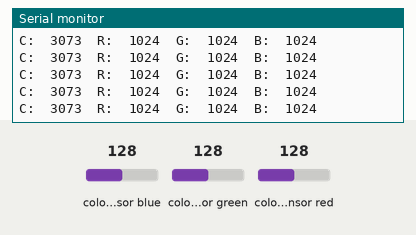
Recording of a sketch running on a simulated Arduino Uno, built with avr-gcc and run on an emulated ATmega328P. On the bench: the last lines printed to the serial monitor. Inputs (shaded band) come from the test bench; at power-on: colour sensor blue 128, colour sensor green 128, colour sensor red 128.

Above: at 1.2 s.
1.3 s: colour sensor blue set to 5
At 1.45 s:
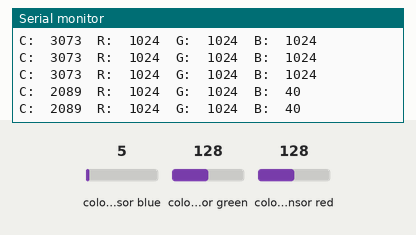
2.8 s: colour sensor green set to 5
At 2.89 s:
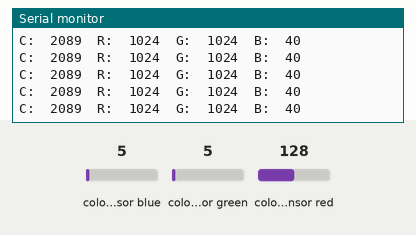
5.8 s: colour sensor red set to 64
At 5.89 s:
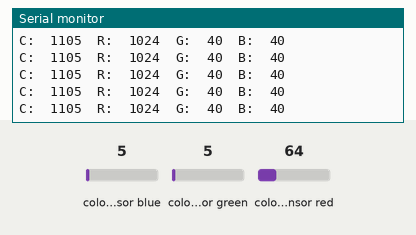
8.8 s: colour sensor blue set to 64
At 8.89 s:
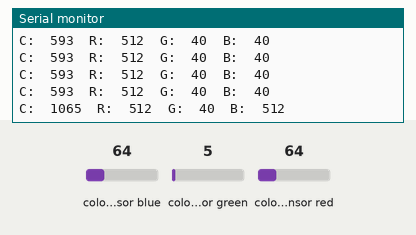
Timing chart, 0 to 11.8 s (numbered marks = the images above; inputs shaded):
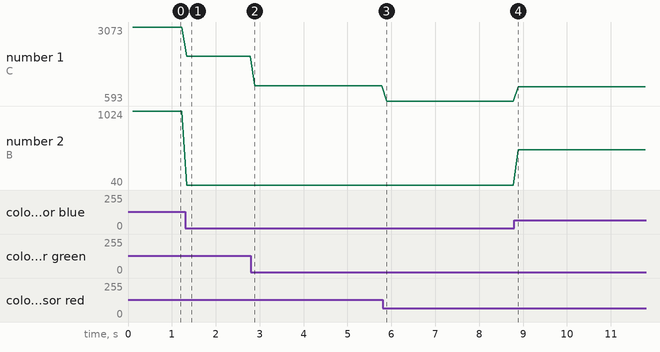

Measured:
- after the input at 1.3 s, the serial monitor: prints a new line at once (image 1)
- after the input at 8.8 s, the serial monitor: prints a new line after 0.09 s (image 4)
- plotted number 1: 3073 → 2089 after the input at 1.3 s, 2089 → 1105 after the input at 2.8 s, 1105 → 593 after the input at 5.8 s, 593 → 1065 after the input at 8.8 s
- plotted number 2: 1024 → 40 after the input at 1.3 s

The sketch:

RGB_Sensor_demo.ino
```cpp
#include <Wire.h>
#include "Adafruit_TCS34725.h"

Adafruit_TCS34725 tcs = Adafruit_TCS34725(TCS34725_INTEGRATIONTIME_50MS, TCS34725_GAIN_4X);

void setup() {
  Serial.begin(9600);
  Serial.println("Color View Test!");

  if (tcs.begin()) {
    Serial.println("Found sensor");
  }
}

void loop() {
  uint16_t clear, red, green, blue;

  //tcs.setInterrupt(false);      // turn on LED

  delay(60);  // takes 60ms to read

  tcs.getRawData(&red, &green, &blue, &clear);

  Serial.print("C:\t"); Serial.print(clear);
  Serial.print("\tR:\t"); Serial.print(red);
  Serial.print("\tG:\t"); Serial.print(green);
  Serial.print("\tB:\t"); Serial.println(blue);

}
```
